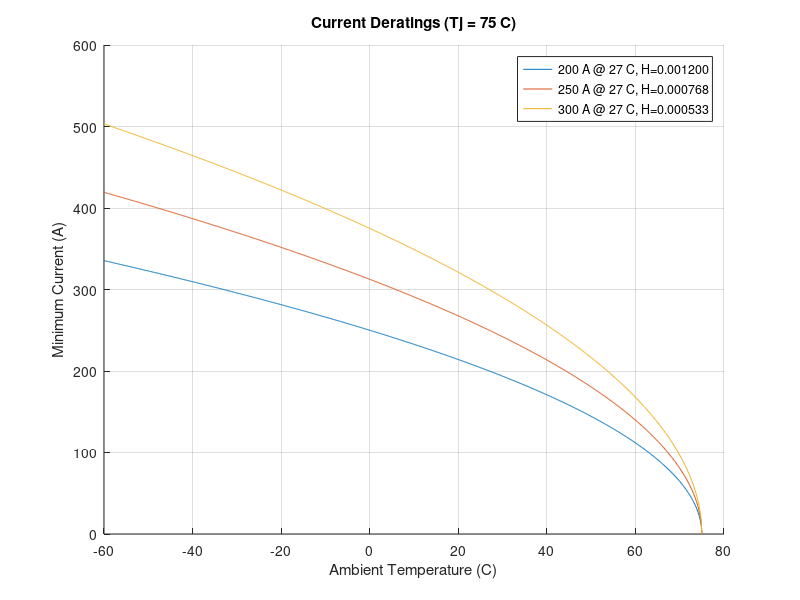

Write MATLAB code to recreate this figure.
clear all;
close all;
k = (75-27)/ (200^2)

% dT = linspace(0, 75, 1000);
% 
% i = sqrt(dT/k);
% 
% figure
% plot(dT,i)
% ylabel('current (A)')
% xlabel('temperature difference (C)')
% grid on

Tj = 75;
Ta = linspace(-60,75, 1000);

k1 = (75-27)/ (200^2);
i1 = sqrt((Tj-Ta)/k1);
k2 = (75-27)/ (250^2);
i2 = sqrt((Tj-Ta)/k2);
k3 = (75-27)/ (300^2);
i3 = sqrt((Tj-Ta)/k3);

figure
hold on
plot(Ta,i1)
plot(Ta,i2)
plot(Ta,i3)
title('Current Deratings (Tj = 75 C)')
ylabel('Minimum Current (A)')
xlabel('Ambient Temperature (C)')
legend(sprintf('200 A @ 27 C, H=%f', k1),
       sprintf('250 A @ 27 C, H=%f', k2),
       sprintf('300 A @ 27 C, H=%f', k3)
)
grid on

print -dpng deratings.png
